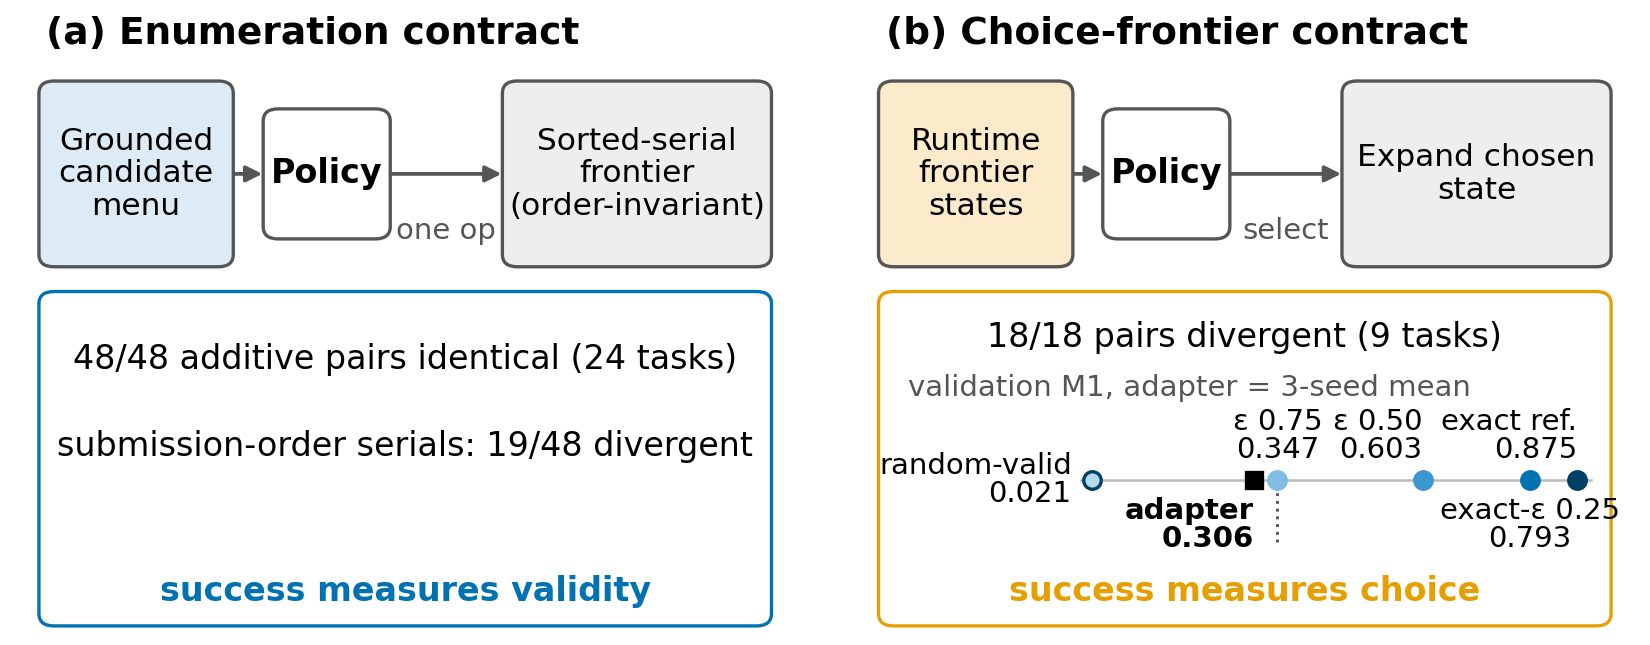

The Python source for this figure:
"""Figure 1 teaser: enumeration vs choice-frontier contract, with the validated M1 mini-ladder.

Numbers are read from pinned evidence files in the evidence repository:
  outputs/native-arms/v1/identity-audit.json            (pairs_identical / pairs_checked)
  outputs/native-arms/v1/identity-audit-submission-order.json
      (rules.submission_order.pairs_divergent / pairs_checked: same-runtime counterfactual)
  docs/experiments/expanded-study/synthesis-v1/baseline-contrasts.csv
      (random_valid_minus_exact_reference rows for best_first_add_{greedy,w3}: problems = task count)
  outputs/choice-frontier/v1/evaluation/identity-audit.json (pairs_divergent / pairs_checked, task ids)
  outputs/choice-frontier/v4/panels/metrics/analysis.json  (arms.p135.<arm>.m1, validation panel)
Every printed number is asserted against its expected value (3 dp, half-up, as in fig_ladder.py).
Run: python fig_contracts.py [EVIDENCE_ROOT]  -> fig_contracts.pdf, fig_contracts.svg, fig_contracts.png
"""
import csv
import json
import sys
from decimal import Decimal, ROUND_HALF_UP
from pathlib import Path

import matplotlib
matplotlib.use("Agg")
import matplotlib.pyplot as plt
from matplotlib.patches import FancyBboxPatch, FancyArrowPatch

HERE = Path(__file__).resolve().parent
ROOT = Path(sys.argv[1]) if len(sys.argv) > 1 else Path(
    "/data/scratch/projects/punim0478/sukaih/multimodality_on_planning")


def load(rel):
    return json.loads((ROOT / rel).read_text())


def f3(v):
    """3-dp string, half-up (the paper's convention; Python round() is half-even on binary floats)."""
    return str(Decimal(repr(v)).quantize(Decimal("0.001"), rounding=ROUND_HALF_UP))


# ---- (a) enumeration contract -------------------------------------------------------------
enum = load("outputs/native-arms/v1/identity-audit.json")
assert (enum["pairs_identical"], enum["pairs_checked"]) == (48, 48), enum
sub = load("outputs/native-arms/v1/identity-audit-submission-order.json")
sub_div = sub["rules"]["submission_order"]["pairs_divergent"]
sub_n = sub["pairs_checked"]
assert (sub_div, sub_n) == (19, 48), (sub_div, sub_n)
with open(ROOT / "docs/experiments/expanded-study/synthesis-v1/baseline-contrasts.csv") as fh:
    add_rows = [r for r in csv.DictReader(fh)
                if r["contrast"] == "random_valid_minus_exact_reference"
                and r["algorithm"] in ("best_first_add_greedy", "best_first_add_w3")]
enum_tasks = {int(r["problems"]) for r in add_rows}
assert enum_tasks == {24}, enum_tasks
enum_tasks = enum_tasks.pop()
assert enum["pairs_checked"] == 2 * enum_tasks, (enum["pairs_checked"], enum_tasks)

# ---- (b) choice-frontier contract ---------------------------------------------------------
cf_id = load("outputs/choice-frontier/v1/evaluation/identity-audit.json")
assert (cf_id["pairs_divergent"], cf_id["pairs_checked"]) == (18, 18), cf_id
cf_tasks = len({p["cell"].split("|")[0] for p in cf_id["pairs"]})
assert cf_tasks == 9, cf_tasks

arms = load("outputs/choice-frontier/v4/panels/metrics/analysis.json")["arms"]["p135"]
# (short label, key, expected 3-dp M1, colour index; None = adapter)
LADDER = [("exact reference", "exact_reference", "0.875", 0),
          ("exact-\u03b5 0.25", "exact-eps-0.25", "0.793", 1),
          ("exact-\u03b5 0.50", "exact-eps-0.50", "0.603", 2),
          ("exact-\u03b5 0.75", "exact-eps-0.75", "0.347", 3),
          ("random-valid", "random_valid", "0.021", 4),
          ("adapter", "learned_adapter_seed_mean", "0.306", None)]
m1 = {}
for label, k, exp, _ in LADDER:
    got = f3(arms[k]["m1"])
    assert got == exp, f"p135/{k}: got {got}, expected {exp}"
    m1[k] = arms[k]["m1"]

enum_txt = [f"{enum['pairs_identical']}/{enum['pairs_checked']} additive pairs identical"
            f" ({enum_tasks} tasks)",
            f"submission-order serials: {sub_div}/{sub_n} divergent"]
cf_txt = f"{cf_id['pairs_divergent']}/{cf_id['pairs_checked']} pairs divergent ({cf_tasks} tasks)"
LADDER_TITLE = "validation M1, adapter = 3-seed mean"

plt.rcParams.update({"font.family": "DejaVu Sans", "font.size": 8,
                     "pdf.fonttype": 42, "svg.fonttype": "none"})
BLUE, ORANGE, GREY = "#0072B2", "#E69F00", "#555555"
LADDER_COLS = ["#003F66", "#0072B2", "#3B97CF", "#7FBDE3", "#B7D9EE"]


def box(ax, x, y, w, h, text, fc, ec=GREY, bold=False, fs=8):
    ax.add_patch(FancyBboxPatch((x, y), w, h, boxstyle="round,pad=0.01,rounding_size=0.02",
                                fc=fc, ec=ec, lw=0.8))
    if text:
        ax.text(x + w / 2, y + h / 2, text, ha="center", va="center", fontsize=fs,
                weight="bold" if bold else "normal", linespacing=1.15)


def arrow(ax, p, q, label=None):
    ax.add_patch(FancyArrowPatch(p, q, arrowstyle="-|>", mutation_scale=8, lw=0.9, color=GREY))
    if label:
        ax.text((p[0] + q[0]) / 2, p[1] - 0.07, label, ha="center", va="top",
                fontsize=7, color=GREY)


def panel(ax, title, left, left_fc, verb, right, ec):
    ax.set_xlim(-0.02, 1.02); ax.set_ylim(0, 1); ax.axis("off")
    ax.text(0.02, 0.995, title, weight="bold", fontsize=9, va="top")
    box(ax, 0.02, 0.60, 0.24, 0.28, left, left_fc, fs=7.5)
    box(ax, 0.32, 0.645, 0.15, 0.19, "Policy", "white", bold=True)
    box(ax, 0.64, 0.60, 0.34, 0.28, right, "#EEEEEE", fs=7.5)
    arrow(ax, (0.26, 0.74), (0.32, 0.74))
    arrow(ax, (0.47, 0.74), (0.64, 0.74), verb)
    box(ax, 0.02, 0.02, 0.96, 0.52, None, "white", ec=ec)


def takeaway(ax, text, c):
    ax.text(0.50, 0.065, text, ha="center", va="center", fontsize=8, weight="bold", color=c)


fig, axes = plt.subplots(1, 2, figsize=(5.5, 2.15))
panel(axes[0], "(a) Enumeration contract", "Grounded\ncandidate\nmenu", "#DCEBF5",
      "one op", "Sorted-serial\nfrontier\n(order-invariant)", BLUE)
axes[0].text(0.50, 0.44, enum_txt[0], ha="center", va="center", fontsize=8)
axes[0].text(0.50, 0.30, enum_txt[1], ha="center", va="center", fontsize=8)
takeaway(axes[0], "success measures validity", BLUE)

ax = axes[1]
panel(ax, "(b) Choice-frontier contract", "Runtime\nfrontier\nstates", "#FBEBCB",
      "select", "Expand chosen\nstate", ORANGE)
ax.text(0.50, 0.475, cf_txt, ha="center", va="center", fontsize=8)
ax.text(0.05, 0.395, LADDER_TITLE, ha="left", va="center", fontsize=7, color=GREY)
takeaway(ax, "success measures choice", ORANGE)

# Mini-ladder: one horizontal M1 axis. Label side and alignment are fixed per point so that no
# two labels collide and the dotted 0.75 rung line (drawn below the axis only) stays visible.
ins = ax.inset_axes([0.07, 0.12, 0.89, 0.25])
ins.set_xlim(-0.30, 0.92); ins.set_ylim(-1, 1); ins.axis("off")
ins.plot([0, 0.9], [0, 0], color="#BBBBBB", lw=0.6, zorder=0)
ins.axvline(m1["exact-eps-0.75"], ymin=0.1, ymax=0.5, color=GREY, lw=0.7, ls=":", zorder=1)
# In-axis labels are shortened so the six labels do not collide on a ~2.3 in axis.
SHORT = {"exact_reference": "exact ref.", "exact-eps-0.25": "exact-\u03b5 0.25",
         "exact-eps-0.50": "\u03b5 0.50", "exact-eps-0.75": "\u03b5 0.75",
         "random_valid": "random-valid", "learned_adapter_seed_mean": "adapter"}
# key -> (label above the axis?, horizontal alignment at the point)
PLACE = {"random_valid": (None, "right"), "learned_adapter_seed_mean": (False, "right"),
         "exact-eps-0.75": (True, "center"), "exact-eps-0.50": (True, "right"),
         "exact-eps-0.25": (False, "center"), "exact_reference": (True, "right")}
for label, k, _, ci in LADDER:
    m = m1[k]
    if ci is None:
        ins.plot(m, 0, "s", ms=4.0, mfc="black", mec="black", mew=0.8, zorder=4)
    else:
        ec = "#003F66" if ci == 4 else LADDER_COLS[ci]
        ins.plot(m, 0, "o", ms=4.2, mfc=LADDER_COLS[ci], mec=ec, mew=0.8, zorder=3)
    up, ha = PLACE[k]
    if up is None:  # left of the marker, on the axis line
        ins.annotate(f"{SHORT[k]}\n{f3(m)}", (m, 0), xytext=(-5, 0), textcoords="offset points",
                     ha=ha, va="center", fontsize=7, linespacing=1.0)
        continue
    ins.annotate(f"{SHORT[k]}\n{f3(m)}", (m, 0), xytext=(0, 4 if up else -4),
                 textcoords="offset points", ha=ha, va="bottom" if up else "top",
                 fontsize=7, linespacing=1.0, weight="bold" if ci is None else "normal")

fig.subplots_adjust(left=0.01, right=0.99, top=0.98, bottom=0.02, wspace=0.08)
for ext in ("pdf", "svg"):
    fig.savefig(HERE / f"fig_contracts.{ext}")
fig.savefig(HERE / "fig_contracts.png", dpi=300)

print("(a) " + " | ".join(enum_txt) + " | success measures validity")
print("(b) " + cf_txt + f" | {LADDER_TITLE} | "
      + " | ".join(f"{l.replace(chr(10), ' ')} {f3(m1[k])}" for l, k, _, _ in LADDER)
      + " | success measures choice")
